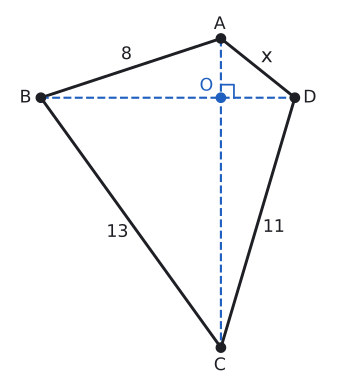

The Python source for this figure:
import sys; sys.path.insert(0, "tools")
from cizim import *

def uz(P, Q): return round(float(np.linalg.norm(np.asarray(P, float) - np.asarray(Q, float))), 3)
def kenar(ax, P, Q, metin, G, d=0.45, renk=YAZI, fs=13):
    """[PQ] kenarının ortasına, G noktasından uzak tarafa etiket."""
    P, Q = np.asarray(P, float), np.asarray(Q, float); M = (P + Q) / 2
    u = (Q - P) / np.linalg.norm(Q - P); v = np.array([-u[1], u[0]])
    if np.dot(v, M - np.asarray(G, float)) < 0: v = -v
    ax.text(*(M + d * v), metin, ha="center", va="center", color=renk, fontsize=fs)
def dik(ax, K, P, Q, s=0.3, renk=SOLUK):
    """K köşesinde KP ile KQ arasındaki dik açı işareti."""
    K, P, Q = (np.asarray(t, float) for t in (K, P, Q))
    u = (P - K) / np.linalg.norm(P - K) * s; v = (Q - K) / np.linalg.norm(Q - K) * s
    ax.plot(*zip(K + u, K + u + v, K + v), color=renk, lw=1.3)
def aci_olc(K, P, Q):
    u, v = np.asarray(P, float) - K, np.asarray(Q, float) - K
    return round(float(np.degrees(np.arccos(np.dot(u, v) / np.linalg.norm(u) / np.linalg.norm(v)))), 3)

# Soru 5: [AC] ⊥ [BD]. AB=8, BC=13, CD=11, DA=x=4.
# |OA|²=6,25, |OB|²=57,75, |OC|²=111,25, |OD|²=9,75.
O = np.array([0.0, 0.0]); A = np.array([0, 2.5]); B = np.array([-np.sqrt(57.75), 0]); C = np.array([0, -np.sqrt(111.25)]); D = np.array([np.sqrt(9.75), 0])
print("AB BC CD DA", uz(A, B), uz(B, C), uz(C, D), uz(D, A))
fig, ax = sekil(4.6, 5.0); ax.set_aspect("equal"); ax.axis("off")
ax.plot(*zip(A, B, C, D, A), color=YAZI)
ax.plot(*zip(A, C), color=MAVI, lw=1.6, ls="--"); ax.plot(*zip(B, D), color=MAVI, lw=1.6, ls="--")
dik(ax, O, A, D, s=0.55, renk=MAVI)
kenar(ax, A, B, "8", O, d=0.6); kenar(ax, B, C, "13", O, d=0.7); kenar(ax, C, D, "11", O, d=0.7); kenar(ax, D, A, "x", O, d=0.6, fs=15)
nokta(ax, *A, "A", dx=-0.3, dy=0.4); nokta(ax, *B, "B", dx=-0.9, dy=-0.2); nokta(ax, *C, "C", dx=-0.3, dy=-0.95)
nokta(ax, *D, "D", dx=0.35, dy=-0.2); nokta(ax, *O, "O", dx=-0.9, dy=0.3, renk=MAVI)
ax.set_xlim(-9.0, 4.6); ax.set_ylim(-11.8, 3.8)
kaydet(fig, __file__)
